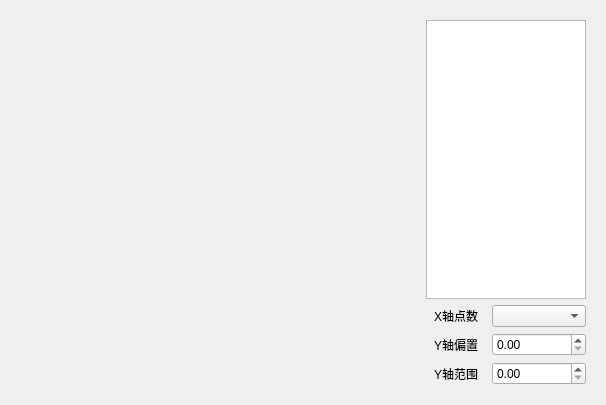
<?xml version="1.0" encoding="UTF-8"?>
<ui version="4.0">
 <class>OsciView</class>
 <widget class="QWidget" name="OsciView">
  <property name="geometry">
   <rect>
    <x>0</x>
    <y>0</y>
    <width>606</width>
    <height>405</height>
   </rect>
  </property>
  <property name="windowTitle">
   <string>Form</string>
  </property>
  <layout class="QHBoxLayout" name="horizontalLayout_4">
   <item>
    <widget class="PlotView" name="GraficsView" native="true">
     <property name="minimumSize">
      <size>
       <width>400</width>
       <height>0</height>
      </size>
     </property>
    </widget>
   </item>
   <item>
    <widget class="QFrame" name="frame">
     <property name="minimumSize">
      <size>
       <width>150</width>
       <height>0</height>
      </size>
     </property>
     <property name="maximumSize">
      <size>
       <width>200</width>
       <height>16777215</height>
      </size>
     </property>
     <layout class="QVBoxLayout" name="ControlPanel">
      <property name="sizeConstraint">
       <enum>QLayout::SetDefaultConstraint</enum>
      </property>
      <item>
       <widget class="QListWidget" name="channelList">
        <property name="sizePolicy">
         <sizepolicy hsizetype="Expanding" vsizetype="Expanding">
          <horstretch>0</horstretch>
          <verstretch>0</verstretch>
         </sizepolicy>
        </property>
        <property name="minimumSize">
         <size>
          <width>50</width>
          <height>0</height>
         </size>
        </property>
       </widget>
      </item>
      <item>
       <layout class="QHBoxLayout" name="xPointLayout">
        <item>
         <widget class="QLabel" name="label_3">
          <property name="minimumSize">
           <size>
            <width>0</width>
            <height>0</height>
           </size>
          </property>
          <property name="maximumSize">
           <size>
            <width>60</width>
            <height>16777215</height>
           </size>
          </property>
          <property name="text">
           <string>X轴点数</string>
          </property>
          <property name="alignment">
           <set>Qt::AlignCenter</set>
          </property>
         </widget>
        </item>
        <item>
         <widget class="QComboBox" name="xPointBox">
          <property name="minimumSize">
           <size>
            <width>80</width>
            <height>0</height>
           </size>
          </property>
         </widget>
        </item>
       </layout>
      </item>
      <item>
       <layout class="QHBoxLayout" name="YoffsetLayout">
        <item>
         <widget class="QLabel" name="label_2">
          <property name="minimumSize">
           <size>
            <width>0</width>
            <height>0</height>
           </size>
          </property>
          <property name="maximumSize">
           <size>
            <width>60</width>
            <height>16777215</height>
           </size>
          </property>
          <property name="text">
           <string>Y轴偏置</string>
          </property>
          <property name="alignment">
           <set>Qt::AlignCenter</set>
          </property>
         </widget>
        </item>
        <item>
         <widget class="QDoubleSpinBox" name="doubleSpinBox_2">
          <property name="minimumSize">
           <size>
            <width>80</width>
            <height>0</height>
           </size>
          </property>
          <property name="maximumSize">
           <size>
            <width>16777215</width>
            <height>16777215</height>
           </size>
          </property>
         </widget>
        </item>
       </layout>
      </item>
      <item>
       <layout class="QHBoxLayout" name="YrangeLayout">
        <item>
         <widget class="QLabel" name="label">
          <property name="minimumSize">
           <size>
            <width>0</width>
            <height>0</height>
           </size>
          </property>
          <property name="maximumSize">
           <size>
            <width>60</width>
            <height>16777215</height>
           </size>
          </property>
          <property name="text">
           <string>Y轴范围</string>
          </property>
          <property name="alignment">
           <set>Qt::AlignCenter</set>
          </property>
         </widget>
        </item>
        <item>
         <widget class="QDoubleSpinBox" name="doubleSpinBox">
          <property name="minimumSize">
           <size>
            <width>80</width>
            <height>0</height>
           </size>
          </property>
          <property name="maximumSize">
           <size>
            <width>16777215</width>
            <height>16777215</height>
           </size>
          </property>
         </widget>
        </item>
       </layout>
      </item>
     </layout>
    </widget>
   </item>
  </layout>
 </widget>
 <customwidgets>
  <customwidget>
   <class>PlotView</class>
   <extends>QWidget</extends>
   <header>src/views/oscilloscope/plotview.h</header>
   <container>1</container>
  </customwidget>
 </customwidgets>
 <resources/>
 <connections/>
</ui>
